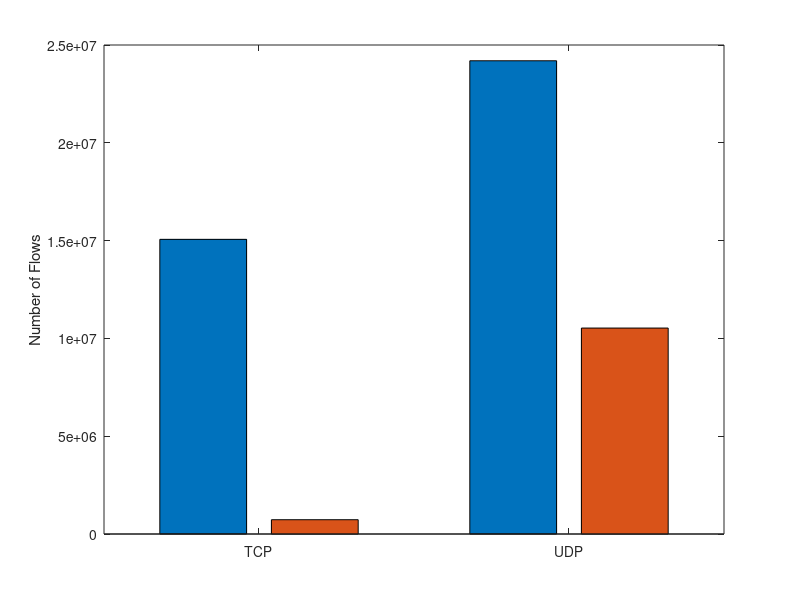

The MATLAB script that drew this image: (Note: this script raises an error after producing the figure.)
figure
protoAttack = csvread('fig5b-saidaprotoAttacknew.csv');
protoNormal = csvread('fig5b-saidaprotoNormalnew.csv');
values=[protoNormal(1,2),protoAttack(1,2);protoNormal(2,2),protoAttack(2,2)];
x=bar(values);
set(gca,'xticklabel',{'TCP';'UDP'})
ylabel('Number of Flows');
hatchfill2(x(1),'cross','HatchAngle',45);
hatchfill2(x(2),'single','HatchAngle',0);